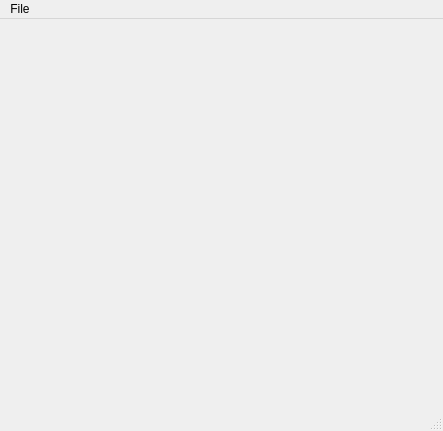
<?xml version="1.0" encoding="UTF-8"?>
<ui version="4.0">
 <class>MainWindow</class>
 <widget class="QMainWindow" name="MainWindow">
  <property name="geometry">
   <rect>
    <x>0</x>
    <y>0</y>
    <width>443</width>
    <height>431</height>
   </rect>
  </property>
  <property name="windowTitle">
   <string>MainWindow</string>
  </property>
  <widget class="QWidget" name="centralWidget"/>
  <widget class="QMenuBar" name="menuBar">
   <property name="geometry">
    <rect>
     <x>0</x>
     <y>0</y>
     <width>443</width>
     <height>20</height>
    </rect>
   </property>
   <widget class="QMenu" name="menuFile">
    <property name="title">
     <string>File</string>
    </property>
    <addaction name="action4x4"/>
    <addaction name="action5x5"/>
   </widget>
   <addaction name="menuFile"/>
  </widget>
  <widget class="QStatusBar" name="statusBar"/>
  <action name="action4x4">
   <property name="text">
    <string>4x4</string>
   </property>
  </action>
  <action name="action5x5">
   <property name="text">
    <string>5x5</string>
   </property>
  </action>
 </widget>
 <layoutdefault spacing="6" margin="11"/>
 <resources/>
 <connections/>
</ui>
